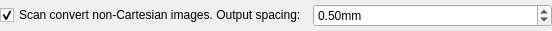
<?xml version="1.0" encoding="UTF-8"?>
<ui version="4.0">
 <class>qSlicerKretzFileReaderOptionsWidget</class>
 <widget class="qSlicerWidget" name="qSlicerKretzFileReaderOptionsWidget">
  <property name="geometry">
   <rect>
    <x>0</x>
    <y>0</y>
    <width>552</width>
    <height>31</height>
   </rect>
  </property>
  <property name="windowTitle">
   <string>Volume Options</string>
  </property>
  <layout class="QHBoxLayout" name="horizontalLayout">
   <property name="margin">
    <number>0</number>
   </property>
   <item>
    <widget class="QCheckBox" name="ScanConvertCheckBox">
     <property name="text">
      <string>Scan convert non-Cartesian images. Output spacing:</string>
     </property>
     <property name="checked">
      <bool>true</bool>
     </property>
    </widget>
   </item>
   <item>
    <widget class="QDoubleSpinBox" name="OutputSpacingSpinBox">
     <property name="suffix">
      <string>mm</string>
     </property>
     <property name="decimals">
      <number>2</number>
     </property>
     <property name="minimum">
      <double>0.010000000000000</double>
     </property>
     <property name="maximum">
      <double>10.0</double>
     </property>
     <property name="singleStep">
      <double>0.05</double>
     </property>
     <property name="value">
      <double>0.50</double>
     </property>
    </widget>
   </item>
  </layout>
 </widget>
 <customwidgets>
  <customwidget>
   <class>qSlicerWidget</class>
   <extends>QWidget</extends>
   <header>qSlicerWidget.h</header>
   <container>1</container>
  </customwidget>
 </customwidgets>
 <resources/>
 <connections>
  <connection>
   <sender>ScanConvertCheckBox</sender>
   <signal>toggled(bool)</signal>
   <receiver>OutputSpacingSpinBox</receiver>
   <slot>setEnabled(bool)</slot>
   <hints>
    <hint type="sourcelabel">
     <x>167</x>
     <y>15</y>
    </hint>
    <hint type="destinationlabel">
     <x>449</x>
     <y>15</y>
    </hint>
   </hints>
  </connection>
 </connections>
</ui>
